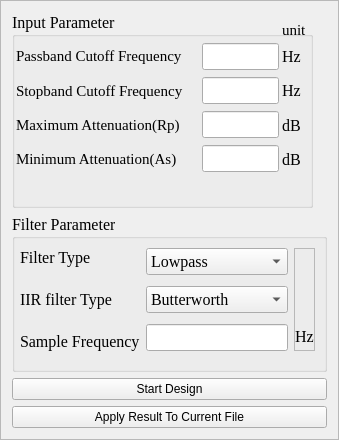
           <widget class="QFrame" name="frame">
            <property name="sizePolicy">
             <sizepolicy hsizetype="Preferred" vsizetype="Expanding">
              <horstretch>0</horstretch>
              <verstretch>0</verstretch>
             </sizepolicy>
            </property>
            <property name="minimumSize">
             <size>
              <width>321</width>
              <height>440</height>
             </size>
            </property>
            <property name="frameShape">
             <enum>QFrame::StyledPanel</enum>
            </property>
            <property name="frameShadow">
             <enum>QFrame::Raised</enum>
            </property>
            <layout class="QVBoxLayout" name="verticalLayout_9">
             <item>
              <widget class="QGroupBox" name="groupBox">
               <property name="sizePolicy">
                <sizepolicy hsizetype="Fixed" vsizetype="Minimum">
                 <horstretch>0</horstretch>
                 <verstretch>0</verstretch>
                </sizepolicy>
               </property>
               <property name="minimumSize">
                <size>
                 <width>301</width>
                 <height>180</height>
                </size>
               </property>
               <property name="font">
                <font>
                 <family>Times New Roman</family>
                 <pointsize>12</pointsize>
                </font>
               </property>
               <property name="title">
                <string>Input Parameter</string>
               </property>
               <widget class="QWidget" name="verticalLayoutWidget_2">
                <property name="geometry">
                 <rect>
                  <x>190</x>
                  <y>30</y>
                  <width>77</width>
                  <height>131</height>
                 </rect>
                </property>
                <layout class="QVBoxLayout" name="verticalLayout_2">
                 <item>
                  <widget class="QLineEdit" name="lineEdit_3"/>
                 </item>
                 <item>
                  <widget class="QLineEdit" name="lineEdit_2"/>
                 </item>
                 <item>
                  <widget class="QLineEdit" name="lineEdit"/>
                 </item>
                 <item>
                  <widget class="QLineEdit" name="lineEdit_4">
                   <property name="sizePolicy">
                    <sizepolicy hsizetype="Expanding" vsizetype="Fixed">
                     <horstretch>0</horstretch>
                     <verstretch>0</verstretch>
                    </sizepolicy>
                   </property>
                  </widget>
                 </item>
                </layout>
               </widget>
               <widget class="QWidget" name="verticalLayoutWidget_3">
                <property name="geometry">
                 <rect>
                  <x>0</x>
                  <y>30</y>
                  <width>191</width>
                  <height>131</height>
                 </rect>
                </property>
                <layout class="QVBoxLayout" name="verticalLayout_3">
                 <property name="leftMargin">
                  <number>4</number>
                 </property>
                 <item>
                  <widget class="QLabel" name="label">
                   <property name="font">
                    <font>
                     <family>Times New Roman</family>
                     <pointsize>11</pointsize>
                    </font>
                   </property>
                   <property name="text">
                    <string>Passband Cutoff Frequency</string>
                   </property>
                  </widget>
                 </item>
                 <item>
                  <widget class="QLabel" name="label_2">
                   <property name="font">
                    <font>
                     <family>Times New Roman</family>
                     <pointsize>11</pointsize>
                    </font>
                   </property>
                   <property name="text">
                    <string>Stopband Cutoff Frequency</string>
                   </property>
                  </widget>
                 </item>
                 <item>
                  <widget class="QLabel" name="label_3">
                   <property name="font">
                    <font>
                     <family>Times New Roman</family>
                     <pointsize>11</pointsize>
                    </font>
                   </property>
                   <property name="text">
                    <string>Maximum Attenuation(Rp)</string>
                   </property>
                  </widget>
                 </item>
                 <item>
                  <widget class="QLabel" name="label_4">
                   <property name="font">
                    <font>
                     <family>Times New Roman</family>
                     <pointsize>11</pointsize>
                    </font>
                   </property>
                   <property name="text">
                    <string>Minimum Attenuation(As)</string>
                   </property>
                  </widget>
                 </item>
                </layout>
               </widget>
               <widget class="QLabel" name="label_5">
                <property name="geometry">
                 <rect>
                  <x>270</x>
                  <y>10</y>
                  <width>31</width>
                  <height>16</height>
                 </rect>
                </property>
                <property name="font">
                 <font>
                  <family>Times New Roman</family>
                  <pointsize>11</pointsize>
                 </font>
                </property>
                <property name="text">
                 <string>unit</string>
                </property>
               </widget>
               <widget class="QWidget" name="verticalLayoutWidget_4">
                <property name="geometry">
                 <rect>
                  <x>270</x>
                  <y>30</y>
                  <width>31</width>
                  <height>131</height>
                 </rect>
                </property>
                <layout class="QVBoxLayout" name="verticalLayout_4">
                 <item>
                  <widget class="QLabel" name="label_7">
                   <property name="text">
                    <string>Hz</string>
                   </property>
                  </widget>
                 </item>
                 <item>
                  <widget class="QLabel" name="label_6">
                   <property name="text">
                    <string>Hz</string>
                   </property>
                  </widget>
                 </item>
                 <item>
                  <widget class="QLabel" name="label_8">
                   <property name="text">
                    <string>dB</string>
                   </property>
                  </widget>
                 </item>
                 <item>
                  <widget class="QLabel" name="label_9">
                   <property name="text">
                    <string>dB</string>
                   </property>
                  </widget>
                 </item>
                </layout>
               </widget>
              </widget>
             </item>
             <item>
              <widget class="QGroupBox" name="groupBox_2">
               <property name="sizePolicy">
                <sizepolicy hsizetype="Fixed" vsizetype="Fixed">
                 <horstretch>0</horstretch>
                 <verstretch>0</verstretch>
                </sizepolicy>
               </property>
               <property name="minimumSize">
                <size>
                 <width>301</width>
                 <height>100</height>
                </size>
               </property>
               <property name="font">
                <font>
                 <family>Times New Roman</family>
                 <pointsize>12</pointsize>
                </font>
               </property>
               <property name="title">
                <string>Filter Parameter</string>
               </property>
               <layout class="QHBoxLayout" name="horizontalLayout_5">
                <property name="spacing">
                 <number>6</number>
                </property>
                <property name="leftMargin">
                 <number>1</number>
                </property>
                <property name="bottomMargin">
                 <number>18</number>
                </property>
                <item>
                 <layout class="QVBoxLayout" name="verticalLayout_5">
                  <property name="spacing">
                   <number>23</number>
                  </property>
                  <property name="leftMargin">
                   <number>4</number>
                  </property>
                  <item>
                   <widget class="QLabel" name="label_10">
                    <property name="sizePolicy">
                     <sizepolicy hsizetype="Expanding" vsizetype="Expanding">
                      <horstretch>0</horstretch>
                      <verstretch>0</verstretch>
                     </sizepolicy>
                    </property>
                    <property name="font">
                     <font>
                      <family>Times New Roman</family>
                      <pointsize>12</pointsize>
                     </font>
                    </property>
                    <property name="text">
                     <string>Filter Type</string>
                    </property>
                   </widget>
                  </item>
                  <item>
                   <widget class="QLabel" name="label_11">
                    <property name="sizePolicy">
                     <sizepolicy hsizetype="Expanding" vsizetype="Expanding">
                      <horstretch>0</horstretch>
                      <verstretch>0</verstretch>
                     </sizepolicy>
                    </property>
                    <property name="font">
                     <font>
                      <family>Times New Roman</family>
                      <pointsize>12</pointsize>
                     </font>
                    </property>
                    <property name="text">
                     <string>IIR filter Type</string>
                    </property>
                   </widget>
                  </item>
                  <item>
                   <widget class="QLabel" name="label_12">
                    <property name="text">
                     <string>Sample Frequency</string>
                    </property>
                   </widget>
                  </item>
                 </layout>
                </item>
                <item>
                 <layout class="QVBoxLayout" name="verticalLayout">
                  <property name="spacing">
                   <number>11</number>
                  </property>
                  <item>
                   <widget class="QComboBox" name="comboBox_2">
                    <property name="sizePolicy">
                     <sizepolicy hsizetype="Expanding" vsizetype="Fixed">
                      <horstretch>0</horstretch>
                      <verstretch>0</verstretch>
                     </sizepolicy>
                    </property>
                    <item>
                     <property name="text">
                      <string>Lowpass</string>
                     </property>
                    </item>
                    <item>
                     <property name="text">
                      <string>Highpass</string>
                     </property>
                    </item>
                    <item>
                     <property name="text">
                      <string>Bandpass</string>
                     </property>
                    </item>
                    <item>
                     <property name="text">
                      <string>Band-stop pass</string>
                     </property>
                    </item>
                   </widget>
                  </item>
                  <item>
                   <widget class="QComboBox" name="comboBox_3">
                    <property name="sizePolicy">
                     <sizepolicy hsizetype="Expanding" vsizetype="Fixed">
                      <horstretch>0</horstretch>
                      <verstretch>0</verstretch>
                     </sizepolicy>
                    </property>
                    <item>
                     <property name="text">
                      <string>Butterworth</string>
                     </property>
                    </item>
                    <item>
                     <property name="text">
                      <string>Chebyshev I</string>
                     </property>
                    </item>
                    <item>
                     <property name="text">
                      <string>Chebyshev II</string>
                     </property>
                    </item>
                    <item>
                     <property name="text">
                      <string>Cauer/elliptic</string>
                     </property>
                    </item>
                    <item>
                     <property name="text">
                      <string>Bessel/Thomson</string>
                     </property>
                    </item>
                   </widget>
                  </item>
                  <item>
                   <widget class="QLineEdit" name="lineEdit_5"/>
                  </item>
                 </layout>
                </item>
                <item>
                 <widget class="QFrame" name="frame_3">
                  <property name="minimumSize">
                   <size>
                    <width>21</width>
                    <height>0</height>
                   </size>
                  </property>
                  <property name="frameShape">
                   <enum>QFrame::StyledPanel</enum>
                  </property>
                  <property name="frameShadow">
                   <enum>QFrame::Raised</enum>
                  </property>
                  <widget class="QLabel" name="label_13">
                   <property name="geometry">
                    <rect>
                     <x>0</x>
                     <y>80</y>
                     <width>21</width>
                     <height>16</height>
                    </rect>
                   </property>
                   <property name="text">
                    <string>Hz</string>
                   </property>
                   <property name="alignment">
                    <set>Qt::AlignCenter</set>
                   </property>
                  </widget>
                 </widget>
                </item>
               </layout>
              </widget>
             </item>
             <item>
              <widget class="QPushButton" name="pushButton">
               <property name="text">
                <string>Start Design</string>
               </property>
              </widget>
             </item>
             <item>
              <widget class="QPushButton" name="pushButton_2">
               <property name="text">
                <string>Apply Result To Current File</string>
               </property>
              </widget>
             </item>
            </layout>
           </widget>
